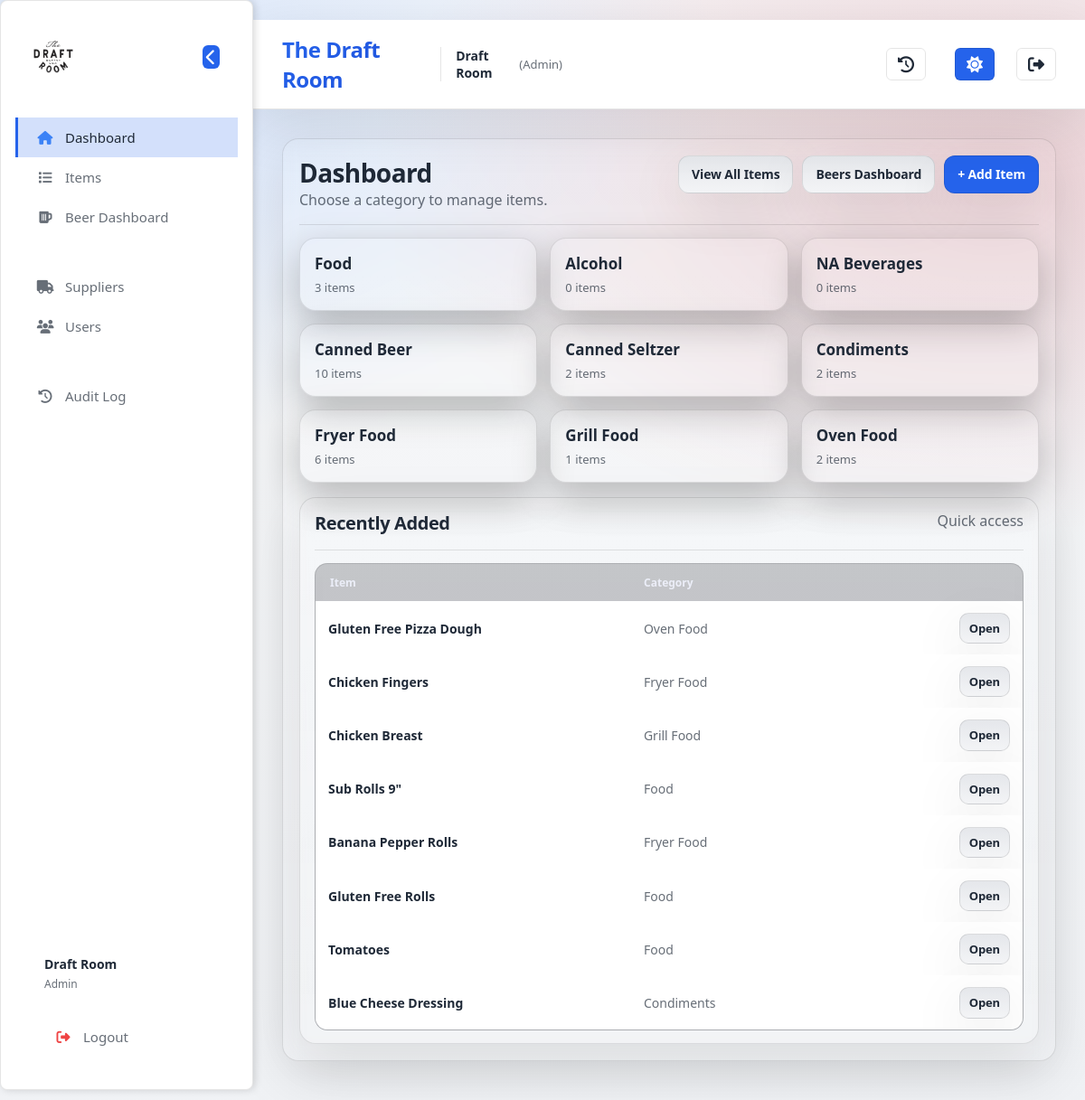
The page / (signed in) on the database its author committed.
### app.py (models this page shows, shortened)
class User(db.Model):
    __tablename__ = "users"
    id = db.Column(db.Integer, primary_key=True)
    username = db.Column(db.String(80), unique=True, nullable=False)
    first_name = db.Column(db.String(80), nullable=True)
    last_name = db.Column(db.String(80), nullable=True)
    password_hash = db.Column(db.String(255), nullable=False)
    role = db.Column(db.String(20), nullable=False, default="staff")
    is_active = db.Column(db.Boolean, nullable=False, default=True)
    created_at = db.Column(db.DateTime, nullable=False, default=utcnow)

class Item(db.Model):
    __tablename__ = "items"
    id = db.Column(db.Integer, primary_key=True)
    name = db.Column(db.String(200), nullable=False)
    category = db.Column(db.String(120), nullable=False)
    prep_type = db.Column(db.String(50), nullable=False, default="generic")
    supplier_id = db.Column(db.Integer, db.ForeignKey("suppliers.id"), nullable=True)
    supplier = db.relationship("Supplier", back_populates="items")
    unit = db.Column(db.String(50), nullable=True)
    default_units_per_box = db.Column(
    db.Integer,
    nullable=True,
)
    multiplier = db.Column(db.Float, nullable=True)
    raw_freezer_days = db.Column(db.Integer, nullable=True)
    raw_cooler_days = db.Column(db.Integer, nullable=True)
    raw_out_days = db.Column(db.Integer, nullable=True)
    prepped_freezer_days = db.Column(db.Integer, nullable=True)
    prepped_cooler_days = db.Column(db.Integer, nullable=True)
    prepped_out_days = db.Column(db.Integer, nullable=True)
    sales_mode = db.Column(db.String(40), nullable=True)
    pack1_label = db.Column(db.String(80), nullable=True)
    pack1_mult  = db.Column(db.Integer, nullable=True)
    pack2_label = db.Column(db.String(80), nullable=True)
    pack2_mult  = db.Column(db.Integer, nullable=True)
    pack3_label = db.Column(db.String(80), nullable=True)
    pack3_mult  = db.Column(db.Integer, nullable=True)
    pack4_label = db.Column(db.String(80), nullable=True)
    pack4_mult  = db.Column(db.Integer, nullable=True)
    main_bar_on_hand = db.Column(
        db.Integer,
        nullable=False,
        default=0,
        server_default=db.text("0"),
    )
    low_bar_on_hand = db.Column(
        db.Integer,
        nullable=False,
        default=0,
        server_default=db.text("0"),
    )
    on_hand_count = db.Column(
        db.Integer,
        nullable=False,
        default=0,
        server_default=db.text("0"),
    )
    created_at = db.Column(db.DateTime, nullable=False, default=datetime.utcnow)

### app.py (the view)
@app.get("/")
def dashboard():
    guard = require_view_access()
    if guard:
        return guard
    counts = db.session.query(Item.category, func.count(Item.id)).group_by(Item.category).all()
    counts_map = {c: int(n) for (c, n) in counts}
    categories = [{"name": cat, "count": counts_map.get(cat, 0)} for cat in CATEGORY_ORDER]
    extras = sorted([c for c in counts_map.keys() if c not in CATEGORY_ORDER])
    for cat in extras:
        categories.append({"name": cat, "count": counts_map.get(cat, 0)})
    recent_items = Item.query.order_by(Item.created_at.desc(), Item.id.desc()).limit(8).all()
    return render_template("dashboard.html", categories=categories, recent_items=recent_items)

### app.py (called while the page is built)
def role_rank(role: str | None) -> int:
    if not role:
        return 0
    return ROLE_RANK.get(role.strip().lower(), 0)

def current_user() -> Optional["User"]:
    uid = session.get("user_id")
    if not uid:
        return None
    try:
        return User.query.get(int(uid))
    except Exception:
        return None

def current_user_role() -> str:
    if session.get("break_glass_admin") is True:
        return "admin"
    u = current_user()
    if not u:
        return ""
    return (u.role or "").lower()

def is_logged_in() -> bool:
    return (session.get("break_glass_admin") is True) or (session.get("user_id") is not None)

def can_manage_users() -> bool:
    return current_user_role() == "admin"

def can_edit_inventory() -> bool:
    return role_rank(current_user_role()) >= ROLE_RANK["manager"]

def can_view_inventory() -> bool:
    return role_rank(current_user_role()) >= ROLE_RANK["staff"] or (session.get("break_glass_admin") is True)

def require_view_access():
    if not is_logged_in():
        return redirect("/login")
    if session.get("break_glass_admin") is True:
        return None
    if not can_view_inventory():
        session.clear()
        flash("Access denied.", "error")
        return redirect("/login")
    return None

@app.context_processor
def inject_user():
    u = current_user()
    return {
        "current_user": u,
        "auth_user": u,
        "auth_break_glass": bool(session.get("break_glass_admin") is True),
        "auth_role": current_user_role(),
        "can_edit_inventory": can_edit_inventory(),
        "can_manage_users": can_manage_users(),
    }

### templates/dashboard.html
{% extends "base.html" %}
{% block content %}
<section class="card">
  <div class="cardhead">
    <div>
      <h1>Dashboard</h1>
      <span class="muted">Choose a category to manage items.</span>
    </div>
    <div class="actions">
      <a class="btn" href="/items">View All Items</a>
      <a class="btn" href="/beers/dashboard">Beers Dashboard</a>
      {% if can_edit_inventory %}
        <a class="btn primary" href="/items/new">+ Add Item</a>
      {% endif %}
    </div>
  </div>
  <div class="grid3">
    {% for c in categories %}
      <a class="tile" href="/category/{{ c.name }}">
        <div class="tile-title">{{ c.name }}</div>
        <div class="tile-sub">{{ c.count }} items</div>
      </a>
    {% endfor %}
  </div>
  <div style="height:16px;"></div>
  <div class="card mini">
    <div class="cardhead">
      <h2>Recently Added</h2>
      <span class="muted">Quick access</span>
    </div>
    {% if recent_items and recent_items|length > 0 %}
      <div class="table">
        <div class="row head" style="grid-template-columns: 1.2fr .8fr .6fr;">
          <div>Item</div><div>Category</div><div></div>
        </div>
        {% for it in recent_items %}
          <div class="row" style="grid-template-columns: 1.2fr .8fr .6fr;">
            <div class="strong">{{ it.name }}</div>
            <div class="muted">{{ it.category }}</div>
            <div class="row-actions">
              <a class="btn small" href="/items/{{ it.id }}">Open</a>
            </div>
          </div>
        {% endfor %}
      </div>
    {% else %}
      <div class="empty">No items yet.</div>
    {% endif %}
  </div>
</section>
{% endblock %}

### templates/base.html (shortened to what this page needs)
<!DOCTYPE html>
<html lang="en">
<head>
  <link rel="stylesheet" href="/static/style.css">
  <link rel="stylesheet" href="https://cdnjs.cloudflare.com/ajax/libs/font-awesome/6.4.0/css/all.min.css">
</head>
<body>
  <aside class="sidebar" id="sidebar">
    <div class="sidebar-header">
      <h2 class="sidebar-brand">
        <img src="{{ url_for('static', filename='favicon.svg') }}" alt="Draft Room Logo" class="sidebar-logo">
      </h2>
      <button class="sidebar-toggle" id="sidebarToggle" title="Collapse sidebar">
        <i class="fas fa-chevron-left"></i>
      </button>
    </div>
    <nav class="sidebar-nav">
      <a href="/" class="nav-item {% if request.path == '/' %}active{% endif %}" data-tooltip="Dashboard">
        <i class="fas fa-home"></i>
        <span>Dashboard</span>
      </a>
      <a href="/items" class="nav-item {% if '/items' in request.path %}active{% endif %}" data-tooltip="Items">
        <i class="fas fa-list"></i>
        <span>Items</span>
      </a>
      <a href="/beers/dashboard" class="nav-item {% if '/beers' in request.path %}active{% endif %}" data-tooltip="Beer Dashboard">
        <i class="fas fa-beer"></i>
        <span>Beer Dashboard</span>
      </a>
      <hr class="nav-divider">
      {% if can_edit_inventory %}
      <a href="/suppliers" class="nav-item {% if '/suppliers' in request.path %}active{% endif %}" data-tooltip="Suppliers">
        <i class="fas fa-truck"></i>
        <span>Suppliers</span>
      </a>
      <a href="/users" class="nav-item {% if '/users' in request.path %}active{% endif %}" data-tooltip="Users">
        <i class="fas fa-users"></i>
        <span>Users</span>
      </a>
      {% endif %}
      {% if auth_role == "admin" %}
      <hr class="nav-divider">
      <a href="/audit" class="nav-item {% if '/audit' in request.path %}active{% endif %}" data-tooltip="Audit Log">
        <i class="fas fa-history"></i>
        <span>Audit Log</span>
      </a>
      {% endif %}
    </nav>
    <div class="sidebar-footer">
      {% if current_user %}
      <div class="user-info">
        <div class="user-name">
          {% if current_user.first_name or current_user.last_name %}
            {{ current_user.first_name }} {{ current_user.last_name }}
          {% else %}
            {{ current_user.username }}
          {% endif %}
        </div>
        <div class="user-role">{{ auth_role.title() if auth_role else 'User' }}</div>
      </div>
      <a href="/logout" class="nav-item logout" data-tooltip="Logout">
        <i class="fas fa-sign-out-alt"></i>
        <span>Logout</span>
      </a>
      {% endif %}
    </div>
  </aside>
  <main class="main-content">
    <header class="topbar">
      <div class="topbar-brand">
        <h1>The Draft Room</h1>
        {% if current_user %}
          <div class="topbar-brand-user">
            <span class="brand-user-name">
              {% if current_user.first_name or current_user.last_name %}
                {{ current_user.first_name }} {{ current_user.last_name }}
              {% else %}
                {{ current_user.username }}
              {% endif %}
            </span>
            <span class="brand-user-role">({{ auth_role.title() if auth_role else 'User' }})</span>
          </div>
        {% endif %}
      </div>
      {% if auth_role == "admin" %}
        <a href="/audit" class="audit-btn" title="View audit log">
          <i class="fas fa-history"></i>
        </a>
      {% endif %}
      <button class="theme-toggle" id="themeToggle" title="Toggle light/dark theme">
      </button>
      <a href="/logout" class="logout-btn" title="Logout">
        <i class="fas fa-sign-out-alt"></i>
      </a>
    </header>
    <div class="page-content">
      {% block content %}{% endblock %}
    </div>
  </main>
</body>
</html>

### rows shown on the page
User: first_name "Draft", last_name "Room", role "Admin"
Item: name "Gluten Free Pizza Dough", category "Oven Food"
Item: name "Chicken Fingers", category "Fryer Food"
Item: name "Chicken Breast", category "Grill Food"
Item: name "Sub Rolls 9\"", category "Food"
Item: name "Banana Pepper Rolls", category "Fryer Food"
Item: name "Gluten Free Rolls", category "Food"
Item: name "Tomatoes", category "Food"
Item: name "Blue Cheese Dressing", category "Condiments"

### other values the page prints
{{ c.name }} "Food" "Alcohol" "NA Beverages" "Canned Beer" "Canned Seltzer" "Condiments" "Fryer Food" "Grill Food" "Oven Food"
{{ c.count }} "3" "0" "0" "10" "2" "2" "6" "1" "2"
